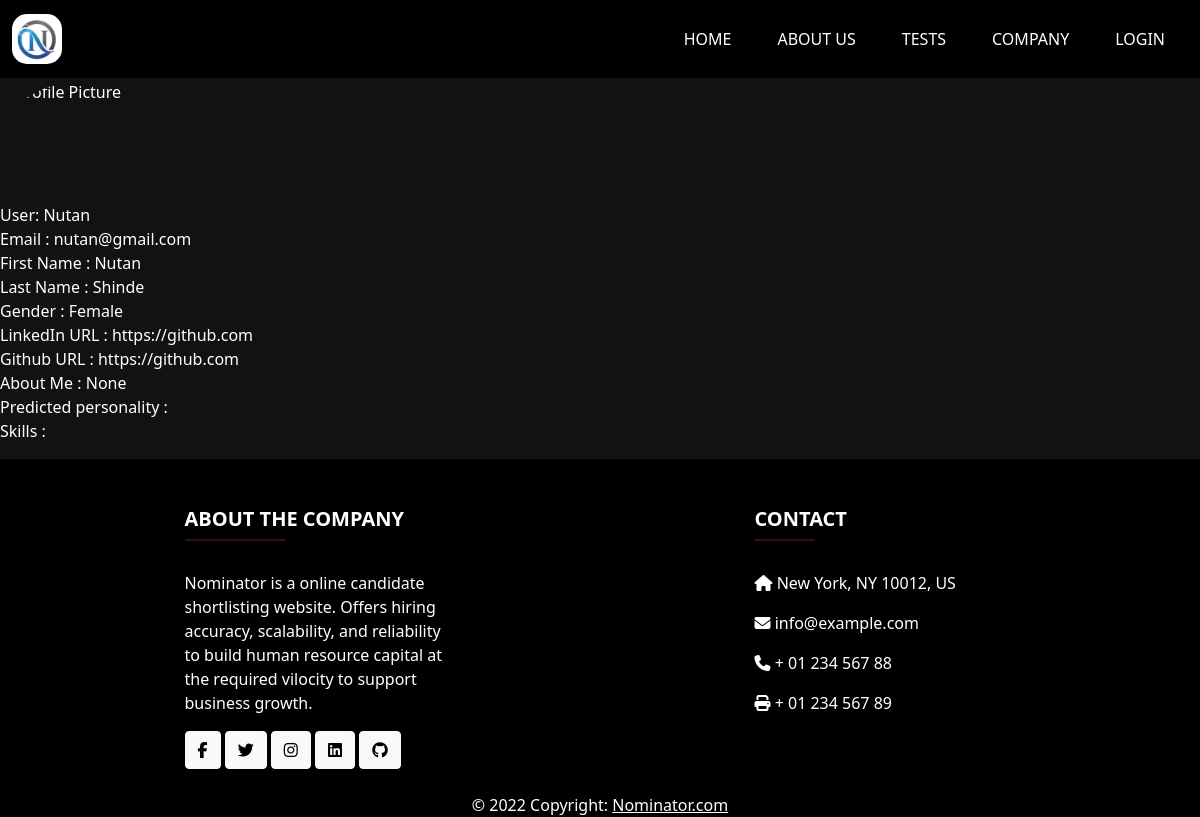
/candidatedetail-profile/Nutan, run on an earlier commit of the app's database.
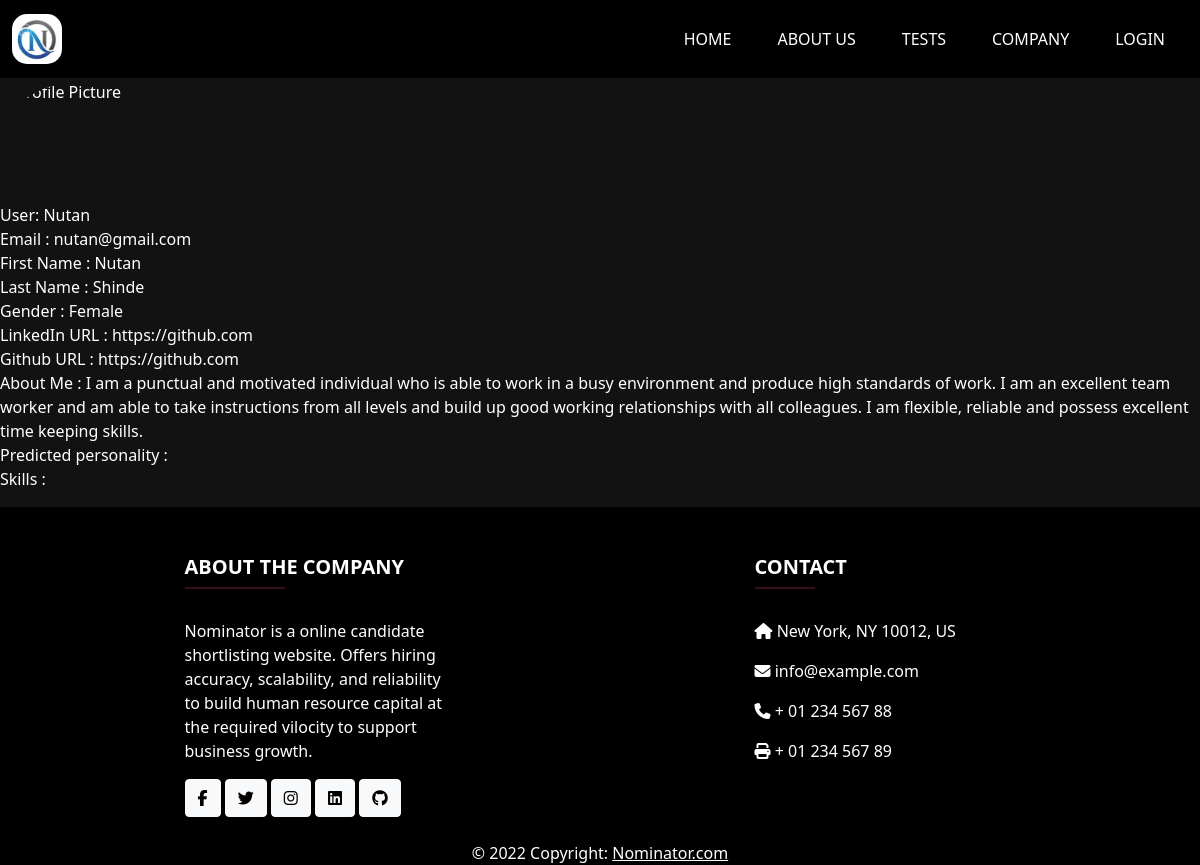
And on a later commit of the database.
### models.py (models this page shows, shortened)
class Candidate(db.Model, UserMixin):
    username = db.Column(db.String(100), primary_key=True)
    email = db.Column(db.String(100), unique=True, nullable=False)
    password = db.Column(db.String(100), unique=True, nullable=False)
    firstname = db.Column(db.String(100), nullable=False)
    lastname = db.Column(db.String(100))
    linkedin = db.Column(db.String(100))
    github = db.Column(db.String(100))
    resume = db.Column(db.String(200), default=False)
    gender = db.Column(db.Enum(CandidateGender))
    about_me = db.Column(db.String(500), nullable = True)
    profile_pic = db.Column(db.String(200) , nullable = True , default = 'default_pic.jpg')
    skills = db.relationship('Skill', secondary="candidate_skills", backref='candidate', lazy=True)

### views.py (the view)
@app.route('/candidatedetail-profile/<username>')
def candidate_detail(username):
    candidate=Candidate.query.filter_by(username=username).first()
    results = Personality_result.query.filter_by(username=username).first()
    return render_template('candidatedetail.html' , candidate=candidate)

### templates/candidatedetail.html (shortened to what this page needs)
{% extends 'base.html' %}
{% block css %}
    <link rel="stylesheet" href="{{url_for('static', filename='')}}">
{% endblock %}
{% block body %}
<div>
    <div class="rounded-circle" >
    <img src="/uploads/ProfilePic/{{ profile_pic }}" alt="Profile Picture" >
</div>
<p> User: {{candidate.username}}<br>
    Email : {{candidate.email}} <br>
    First Name : {{candidate.firstname}}<br>
    Last Name : {{candidate.lastname}}<br>
    Gender : {{candidate.gender.value}}<br>
    LinkedIn URL : {{candidate.linkedin}}<br>
    Github URL : {{candidate.github}}<br>
    About Me : {{candidate.about_me}}<br>
    Predicted personality : <br>
    Skills :
</p>
{% endblock %}

What changed in the data, as far as the page shows it:
changed Candidate "Nutan": about_me "None" → "I am a punctual and motivated individual who is able to work in a busy environment and produce high standards of work. I am an excellent team worker and am able to take instructions from all levels and build up good working relationships with all colleagues. I am flexible, reliable and possess excellent time keeping skills."
